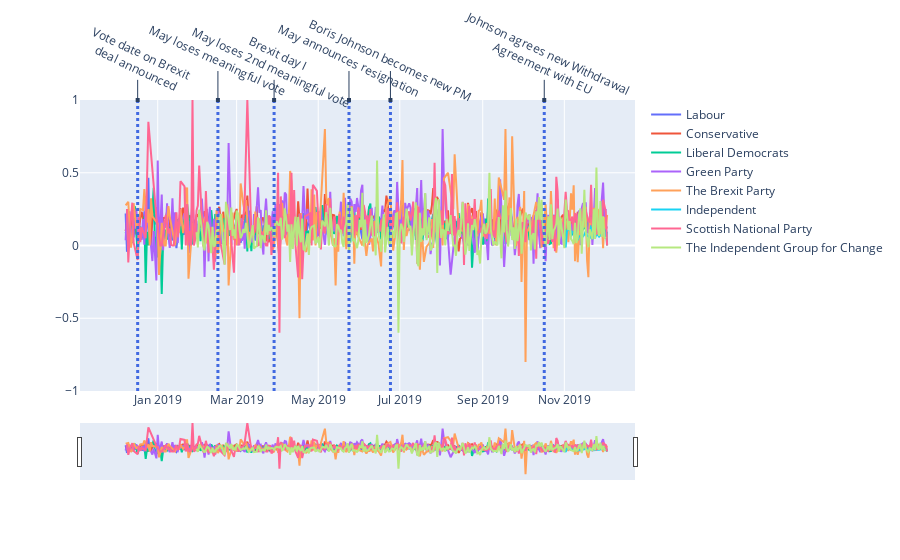

The notebook cell this image was saved under:
### Code cell
plot_tweet_sentiment_per_party('preprocessed/ppc_accounts_timeline_year_sentiment_polarity.csv')

### Figure 1 — Plotly figure (JSON) as saved in the notebook; plotly's stock layout.template omitted (floating-point values rounded to 4 significant figures; data arrays with more than 128 entries replaced by an {"elided": "..."} marker saying what was removed)
{"data": [{"name": "Labour", "type": "scatter", "x": {"elided": "361 str values"}, "y": {"elided": "361 float values"}}, {"name": "Conservative", "type": "scatter", "x": {"elided": "361 str values"}, "y": {"elided": "361 float values"}}, {"name": "Liberal Democrats", "type": "scatter", "x": {"elided": "361 str values"}, "y": {"elided": "361 float values"}}, {"name": "Green Party", "type": "scatter", "x": {"elided": "332 str values"}, "y": {"elided": "332 float values"}}, {"name": "The Brexit Party", "type": "scatter", "x": {"elided": "279 str values"}, "y": {"elided": "279 float values"}}, {"name": "Independent", "type": "scatter", "x": ["2019-10-29", "2019-10-30", "2019-10-31", "2019-11-01", "2019-11-02", "2019-11-03", "2019-11-04", "2019-11-05", "2019-11-06", "2019-11-07", "2019-11-08", "2019-11-09", "2019-11-10", "2019-11-11", "2019-11-12", "2019-11-13", "2019-11-14", "2019-11-15", "2019-11-16", "2019-11-17", "2019-11-18", "2019-11-19", "2019-11-20", "2019-11-21", "2019-11-22", "2019-11-23", "2019-11-24", "2019-11-25", "2019-11-26", "2019-11-27", "2019-11-28", "2019-11-29", "2019-11-30", "2019-12-01", "2019-12-02", "2019-12-03"], "y": [0.1528, 0.08522, 0.1151, 0.05371, -0.01405, 0.1002, 0.1082, 0.1359, 0.06149, 0.09553, 0.1009, 0.1109, 0.1173, 0.03631, 0.06198, 0.06497, 0.06156, 0.06248, 0.07501, 0.09626, 0.06439, 0.06263, 0.0478, 0.138, 0.04203, 0.1467, 0.05211, 0.07621, 0.07276, 0.06043, 0.07098, 0.07272, 0.09208, 0.1166, 0.04963, 0.0947]}, {"name": "Scottish National Party", "type": "scatter", "x": {"elided": "317 str values"}, "y": {"elided": "317 float values"}}, {"name": "The Independent Group for Change", "type": "scatter", "x": {"elided": "297 str values"}, "y": {"elided": "297 float values"}}], "layout": {"annotations": [{"arrowhead": 7, "ax": 0, "ay": -40, "showarrow": true, "text": "Vote date on Brexit<br> deal announced", "textangle": 25, "x": "2018-12-17", "xref": "x", "y": 1, "yref": "y"}, {"arrowhead": 7, "ax": 0, "ay": -40, "showarrow": true, "text": "May loses meaningful vote", "textangle": 25, "x": "2019-02-15", "xref": "x", "y": 1, "yref": "y"}, {"arrowhead": 7, "ax": 0, "ay": -40, "showarrow": true, "text": "Brexit day I<br>May loses 2nd meaningful vote", "textangle": 25, "x": "2019-03-29", "xref": "x", "y": 1, "yref": "y"}, {"arrowhead": 7, "ax": 0, "ay": -40, "showarrow": true, "text": "May announces resignation", "textangle": 25, "x": "2019-05-24", "xref": "x", "y": 1, "yref": "y"}, {"arrowhead": 7, "ax": 0, "ay": -40, "showarrow": true, "text": "Boris Johnson becomes new PM", "textangle": 25, "x": "2019-06-24", "xref": "x", "y": 1, "yref": "y"}, {"arrowhead": 7, "ax": 0, "ay": -40, "showarrow": true, "text": "Johnson agrees new Withdrawal<br> Agreement with EU", "textangle": 25, "x": "2019-10-17", "xref": "x", "y": 1, "yref": "y"}], "shapes": [{"line": {"color": "RoyalBlue", "dash": "dot", "width": 3}, "type": "line", "x0": "2018-12-17", "x1": "2018-12-17", "y0": -1, "y1": 1}, {"line": {"color": "RoyalBlue", "dash": "dot", "width": 3}, "type": "line", "x0": "2019-02-15", "x1": "2019-02-15", "y0": -1, "y1": 1}, {"line": {"color": "RoyalBlue", "dash": "dot", "width": 3}, "type": "line", "x0": "2019-03-29", "x1": "2019-03-29", "y0": -1, "y1": 1}, {"line": {"color": "RoyalBlue", "dash": "dot", "width": 3}, "type": "line", "x0": "2019-05-24", "x1": "2019-05-24", "y0": -1, "y1": 1}, {"line": {"color": "RoyalBlue", "dash": "dot", "width": 3}, "type": "line", "x0": "2019-06-24", "x1": "2019-06-24", "y0": -1, "y1": 1}, {"line": {"color": "RoyalBlue", "dash": "dot", "width": 3}, "type": "line", "x0": "2019-10-17", "x1": "2019-10-17", "y0": -1, "y1": 1}], "xaxis": {"rangeslider": {"visible": true}}, "yaxis": {"range": [-1, 1]}}}
